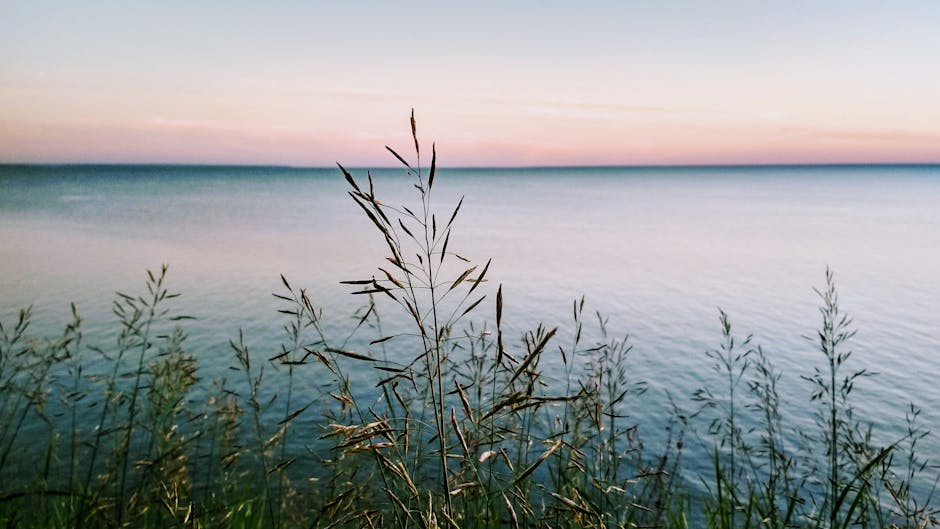
#> input picture 2026-04-26/感悟赛道/inline_1.jpg, 940 x 529 px
$ python -i image_searcher.py   (imports and definitions only)
#> lines starting #> are read from the running program, lines starting #| are printed output that depends on the picture
from __future__ import annotations
"""图库搜索模块 - 从Pexels/Pixabay获取免费可商用图片

v2改进：用LLM生成精准英文搜索词，替代硬编码中文→英文映射表
- 封面图：LLM根据文章标题+内容+赛道风格生成搜索词
- 插图：LLM根据段落内容生成搜索词
- fallback：LLM失败时降级到简化版映射表
"""
import json
import re
import time
from pathlib import Path
from typing import Optional

import requests

from config import (
    PEXELS_API_KEY, PIXABAY_API_KEY,
    COVER_WIDTH, COVER_HEIGHT, OUTPUT_DIR,
    SILICONFLOW_API_KEY, SILICONFLOW_BASE_URL, MODEL_NAME,
)


# ==================== LLM关键词生成 ====================

# 赛道默认图片风格
TRACK_IMAGE_STYLES = {
    "感悟赛道": "warm, peaceful, contemplative, nature, soft light, lifestyle",
    "人物赛道": "portrait, dramatic light, vintage, history, documentary",
    "生活赛道": "cozy home, clean, organized, lifestyle, kitchen, bright",
    "AI赛道": "technology, futuristic, digital, blue light, abstract",
    "高校赛道": "campus, youth, study, books, classroom, energetic",
}

# 简化版映射表（仅作LLM失败的fallback）
_FALLBACK_KEYWORD_MAP = {
    "科技": "technology innovation", "人工智能": "artificial intelligence robot",
    "AI": "artificial intelligence", "互联网": "internet digital",
    "创业": "startup business", "商业": "business office",
    "婚姻": "marriage couple", "家庭": "family home",
    "孩子": "child family", "教育": "education learning",
    "朋友": "friendship together", "爱情": "love couple romantic",
    "健康": "health wellness", "心理": "mental health",
    "情绪": "emotion feeling", "压力": "stress relief",
    "幸福": "happiness joy", "孤独": "solitude thinking",
    "旅行": "travel landscape", "美食": "food cooking",
    "运动": "sports fitness", "读书": "books reading",
    "职场": "office professional", "成长": "growth success",
    "生活": "lifestyle daily", "时间": "time hourglass",
    "人生": "life journey path", "中年": "midlife balance",
    "自由": "freedom sky", "勇气": "courage mountain",
    "自然": "nature landscape", "城市": "city urban",
    "文化": "culture heritage", "历史": "history vintage",
    "科学": "science research", "选择": "choice crossroad",
    "改变": "change transformation", "梦想": "dream aspiration",
    "坚持": "persistence climb", "成功": "success achievement",
    "失败": "failure setback", "平衡": "balance harmony",
    "迷茫": "lost confusion fog", "突破": "breakthrough innovation",
    "收纳": "organization clean home", "整理": "tidy organized minimalism",
    "厨房": "kitchen cooking clean", "省钱": "saving money budget",
    "极简": "minimalism simple zen", "仪式感": "aesthetic lifestyle elegant",
}


# [434 lines left out: functions _get_track_image_style, _generate_keywords_with_llm, _fallback_extract_keywords, search_pexels, search_pixabay, search_stock_images and 5 more, not called in this run]


def _resize_cover(image_path: Path) -> None:
    """将封面图裁剪为平台2.35:1比例"""
#> called with image_path = '../2026-04-26/感悟赛道/inline_1.jpg'
    try:
        from PIL import Image

        img = Image.open(image_path)
#> img is the input picture: PIL image 940x529 RGB; mean R, G, B 152.9, 157, 158.3
        if img.mode == "RGBA":
            background = Image.new("RGB", img.size, (255, 255, 255))
            background.paste(img, mask=img.split()[3])
            img = background
        elif img.mode != "RGB":
            img = img.convert("RGB")

        target_ratio = COVER_WIDTH / COVER_HEIGHT
        current_ratio = img.width / img.height
#> current_ratio = 1.78

        if current_ratio > target_ratio:
            new_width = int(img.height * target_ratio)
            left = (img.width - new_width) // 2
            img = img.crop((left, 0, left + new_width, img.height))
        elif current_ratio < target_ratio:
            new_height = int(img.width / target_ratio)
#> new_height = 400
            top = (img.height - new_height) // 2
#> top = 64
            img = img.crop((0, top, img.width, top + new_height))
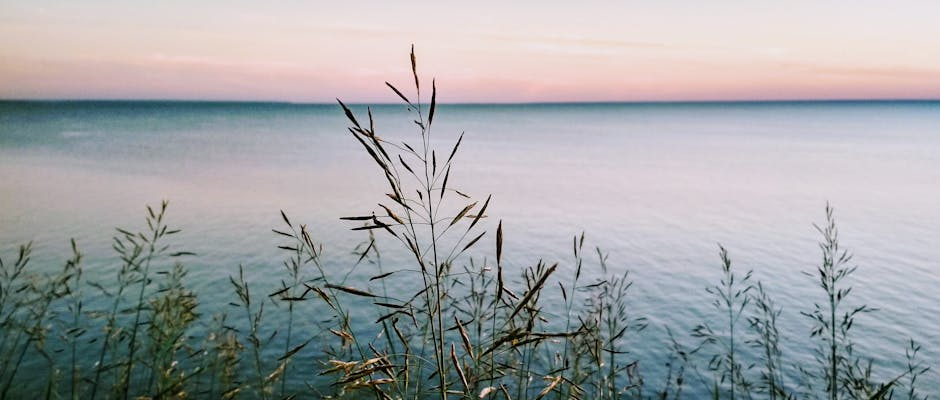
#> img: PIL image 940x400 RGB; mean R, G, B 161.8, 164, 166.7

        img = img.resize((COVER_WIDTH, COVER_HEIGHT), Image.LANCZOS)
#> img: PIL image 900x383 RGB
        img.save(str(image_path), "JPEG", quality=90)

    except Exception as e:
        print(f"  ⚠ 封面裁剪失败，使用原图: {e}")


# [43 lines left out: function _create_text_cover, not called in this run]


# [16 lines not run here, left out]

>>> result = _resize_cover('../2026-04-26/感悟赛道/inline_1.jpg')
